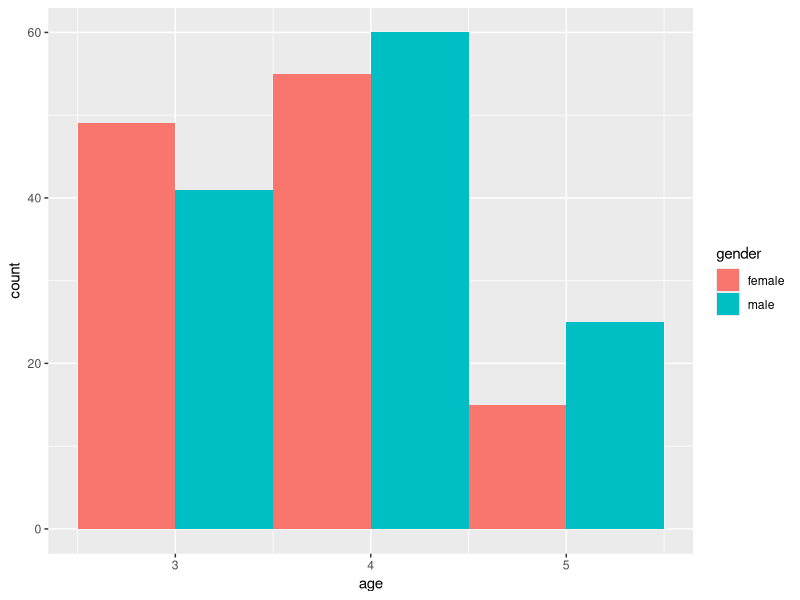
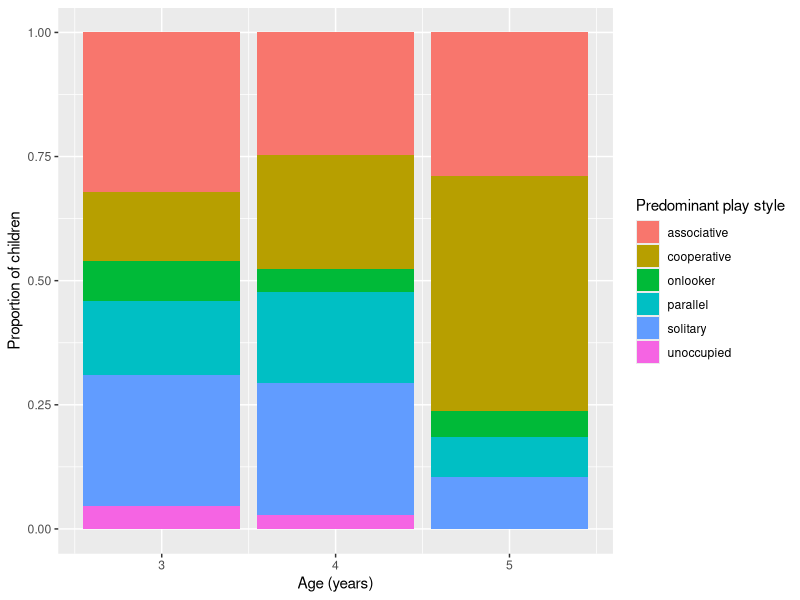
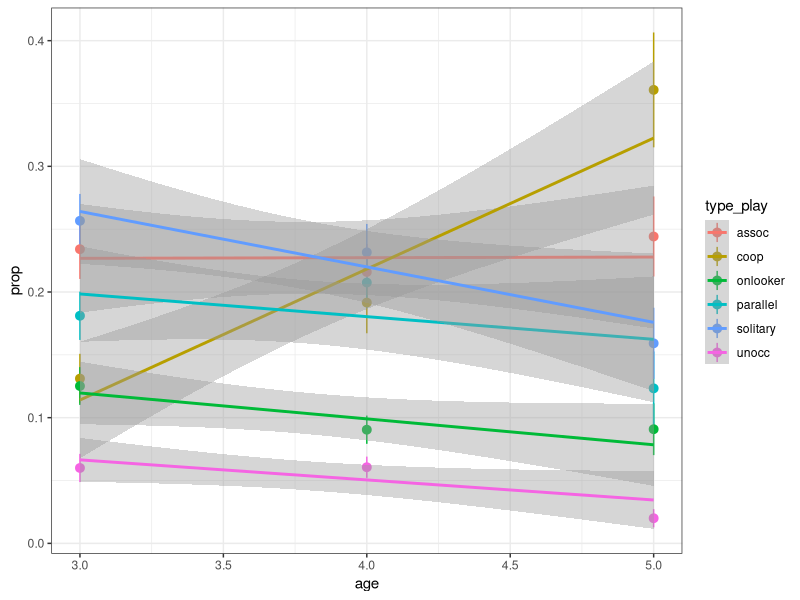
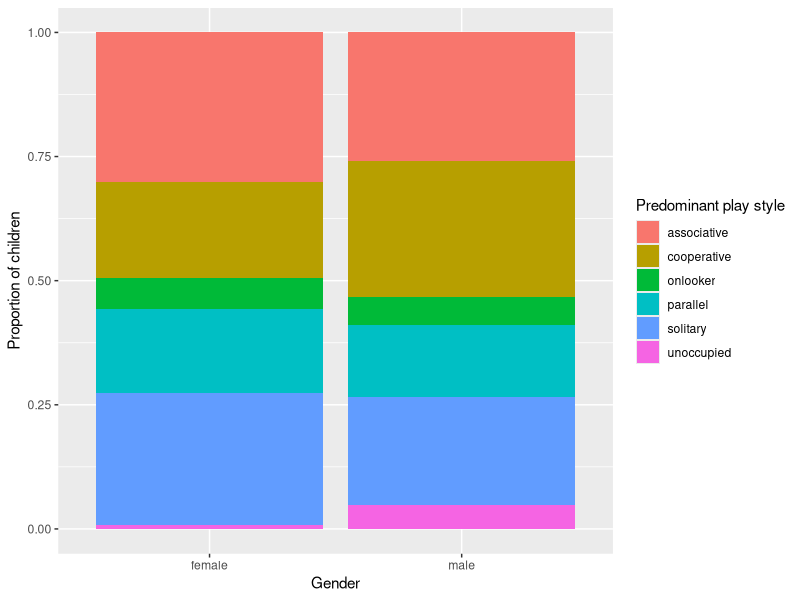
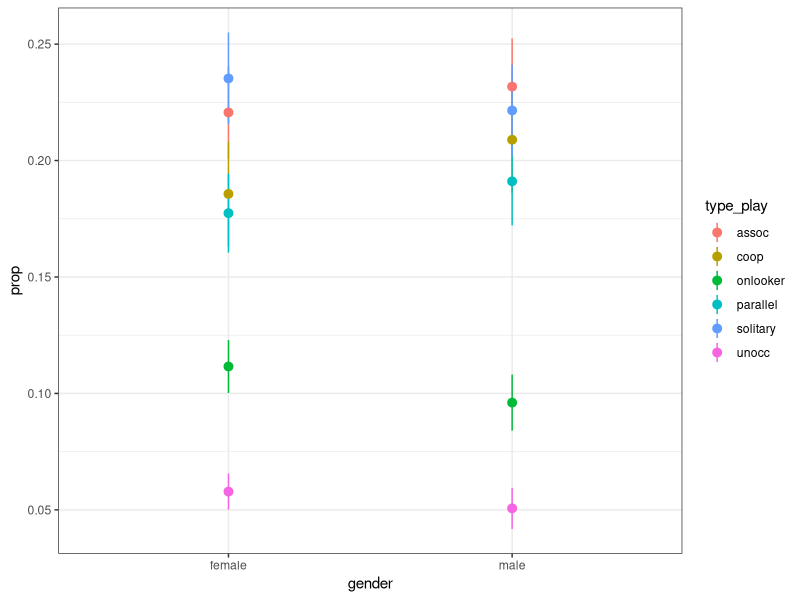

Recreate these plots in R, in order.

##### SETUP #####
# Load the libraries we'll need
library(tidyverse)

# Read in the data
data <- read_csv("demo_data.csv") %>% 
  mutate(predom = factor(predom))

##### DESCRIPTIVES #####
# First things first -- let's take a look!
dim(data) # How many rows and columns?
View(data) # This opens a new tab with the data frame
summary(data) # This gives us a basic summary of the data frame

# Looks like we have some missing data!

# Who are the participants?
nrow(data)

# Ages
table(data$age)

# Gender
addmargins(table(data$age, data$gender), FUN = list(Total = sum), quiet = TRUE)

ggplot(data, aes(x= age, fill = gender))+
  geom_histogram(bins = 3, position = "dodge")

# Predominant play style
table(data$predom)

##### AGE DIFFERENCES #####
# Predominant style by age
table(data$predom, data$age)

ggplot(data %>% filter(!is.na(predom)), aes(x = age, fill = predom))+
  geom_bar(position = "fill")+
  labs(y = "Proportion of children", x = "Age (years)", fill = "Predominant play style")

age_predom_table <- table(data %>% dplyr::select(age, predom))
chisq.test(age_predom_table)


# Types of play by age
props_long <- data %>%
  dplyr::select(child,age,gender,prop_unocc:prop_coop) %>% 
  pivot_longer(cols = prop_unocc:prop_coop, names_to = "type_play",
               names_prefix = "prop_", values_to = "prop") %>% 
  mutate(type_play = factor(type_play))

ggplot(props_long, aes(x = age, y = prop, color = type_play))+
  stat_summary(geom = "pointrange")+
  geom_smooth(method = "lm")+
  theme_bw()

aov_age_coop <- aov(prop ~ age, data = props_long %>% filter(type_play == "coop"))
summary(aov_age_coop)

aov_age_solitary <- aov(prop ~ age, data = props_long %>% filter(type_play == "solitary"))
summary(aov_age_solitary)


##### GENDER DIFFERENCES #####
# Gender differences in predominant style
table(data$predom, data$gender)

ggplot(data %>% filter(!is.na(predom)), aes(x = gender, fill = predom))+
  geom_bar(position = "fill")+
  labs(y = "Proportion of children", x = "Gender", fill = "Predominant play style")

gender_predom_table <- table(data %>% dplyr::select(gender, predom))
chisq.test(gender_predom_table)

# Gender differences in types of play
props_gender <- props_long %>% group_by(gender,type_play) %>% summarise(mean_prop = mean(prop, na.rm = TRUE))

ggplot(props_long, aes(x = gender, y = prop, color = type_play))+
  stat_summary(geom = "pointrange")+
  theme_bw()

t.test(data = props_long %>% filter(type_play == "coop"), prop ~ gender)

t.test(data = props_long %>% filter(type_play == "solitary"), prop ~ gender)
